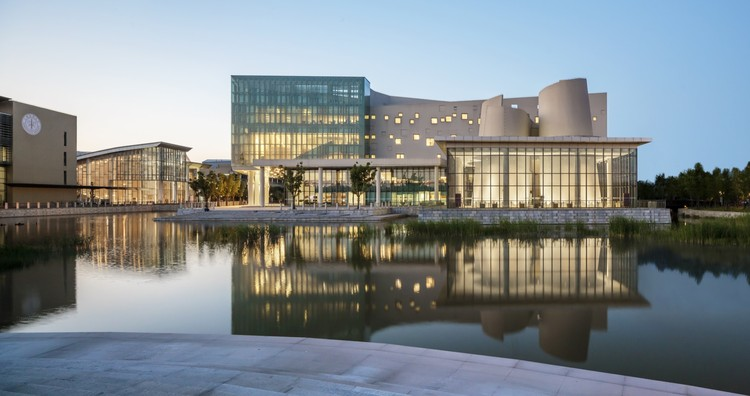
//> input picture examples/ConvOpt/skd.jpg, 750 x 396 px
$ ./opencv-filter2D ../skd.jpg out.png   (built with g++ and OpenCV 4)
//> lines starting //> are read from the running program, lines starting //| are printed output that depends on the picture
#include <iostream>
#include <opencv2/opencv.hpp>
#include <time.h>

#include "../kernels.h"

using namespace std;
using namespace cv;

int main(int argc, char *argv[]) {
  Mat image = imread(argv[1], IMREAD_GRAYSCALE);
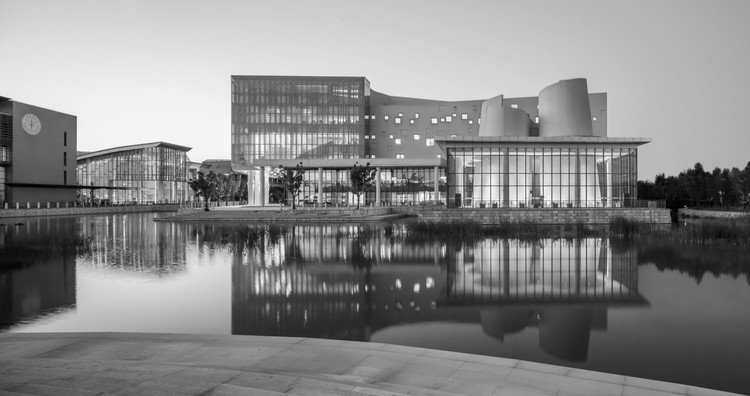
//> image: 396 rows x 750 cols, CV_8UC1; min 0, max 255, mean 135.5
  if (image.empty()) {
    cout << "could not load image.." << endl;
  }

  Mat kernel = Mat(3, 3, CV_32FC1, sobel3x3KernelAlign);
//   Mat kernel = Mat(5, 5, CV_32FC1, sobel5x5KernelAlign);
//   Mat kernel = Mat(7, 7, CV_32FC1, sobel7x7KernelAlign);
//   Mat kernel = Mat(9, 9, CV_32FC1, sobel9x9KernelAlign);
  Mat output;
  clock_t start,end;
  start = clock();
  filter2D(image, output, CV_32FC1, kernel);
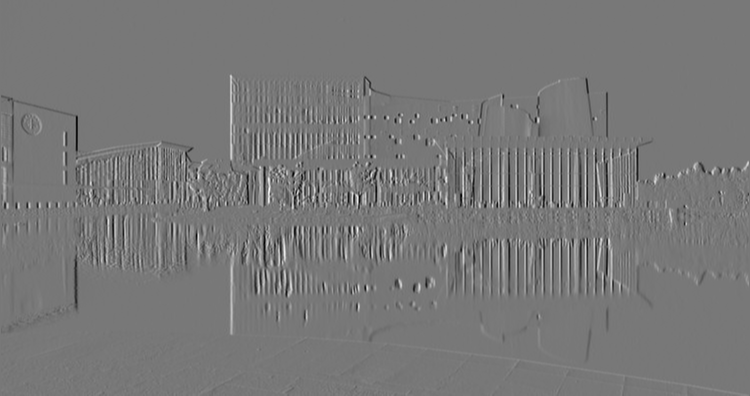
//> output: 396 rows x 750 cols, CV_32FC1; min -662, max 742, mean 0; drawn with min black and max white
  end = clock();
  cout << "Execution time: "
       << (double)(end - start) / CLOCKS_PER_SEC << " s" << endl;

  // Choose a PNG compression level
  vector<int> compression_params;
  compression_params.push_back(IMWRITE_PNG_COMPRESSION);
  compression_params.push_back(9);

  bool result = false;
  try {
    result = imwrite(argv[2], output, compression_params);
  } catch (const cv::Exception &ex) {
    fprintf(stderr, "Exception converting image to PNG format: %s\n",
            ex.what());
  }
  if (result)
    cout << "Saved PNG file." << endl;
  else
    cout << "ERROR: Can't save PNG file." << endl;

  return 0;
}
